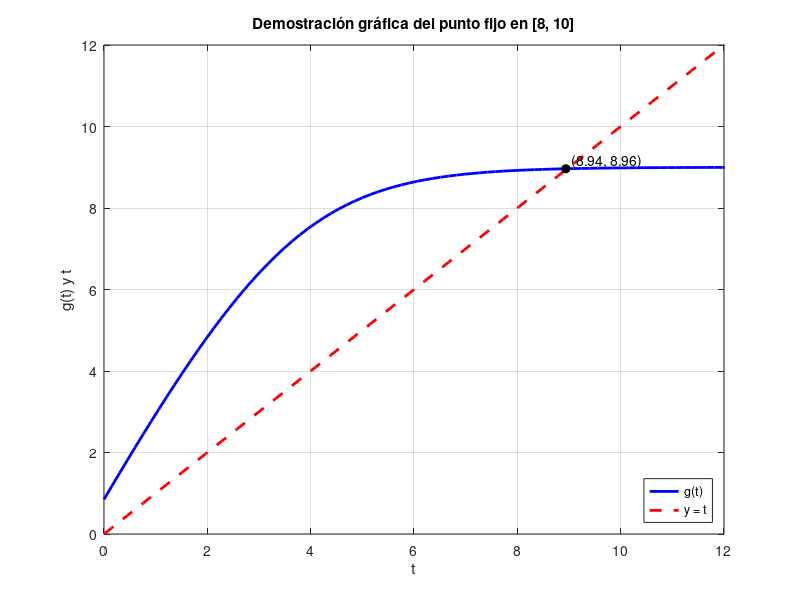

The MATLAB script that drew this image:
% Definir la función g(t)
g = @(t) log((3/70) + (7/10) * exp(-0.8 * t)) / -0.35;
% Crear un vector de puntos en el intervalo [8, 10]
valores_t = linspace(0, 15, 100);
% Evaluar g(t) y la identidad y = t
valores_g = g(valores_t);
linea_identidad = valores_t;  % y = t
% Buscar el punto fijo aproximadamente
diferencia = abs(valores_g - valores_t);
[minima_diferencia, indice_minimo] = min(diferencia); % Encuentra la menor diferencia
% Graficar g(t) y y = t
plot(valores_t, valores_g, 'b-', 'LineWidth', 2); hold on;
plot(valores_t, linea_identidad, 'r--', 'LineWidth', 2);
% Verificar si el punto fijo es razonable y etiquetarlo
if minima_diferencia < 0.05  % Umbral ajustado para mayor tolerancia
    punto_fijo_t = valores_t(indice_minimo);
    punto_fijo_g = valores_g(indice_minimo);
    plot(punto_fijo_t, punto_fijo_g, 'ko', 'MarkerFaceColor', 'k'); % Punto fijo
    text(punto_fijo_t, punto_fijo_g, sprintf('  (%.2f, %.2f)', punto_fijo_t, punto_fijo_g), 'VerticalAlignment', 'bottom');
end
% Configurar la gráfica
xlabel('t');
ylabel('g(t) y t');
legend('g(t)', 'y = t', 'Location', 'southeast');
title('Demostración gráfica del punto fijo en [8, 10]');
grid on;
% Ajustar los ejes para que se vea claramente el intervalo [8, 10]
xlim([0, 12]); 
ylim([0,12]); 
hold off;
print('puntoFijo.png', '-dpng');
waitforbuttonpress;